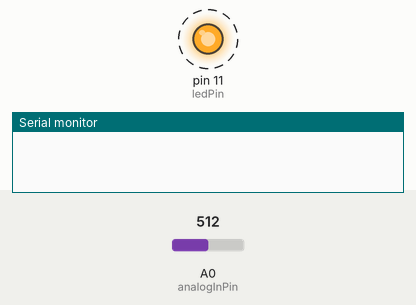
This sketch was run on a simulated Arduino Uno, built with avr-gcc and run on an emulated ATmega328P. On the bench: output pins drawn as LEDs (lit = HIGH), the last lines printed to the serial monitor. Dashed ring = blinking. The inputs (shaded band) are chosen by the test bench; at power-on: A0 (analogInPin) = 512.

Above: at 0.76 s.
1.3 s: A0 (analogInPin) set to 905
At 1.68 s:
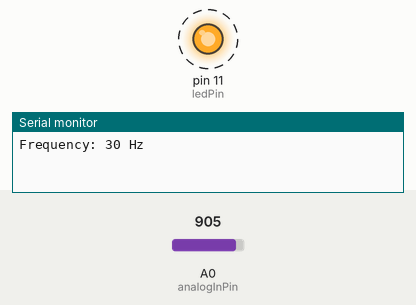
4.3 s: A0 (analogInPin) set to 928
At 5.6 s:
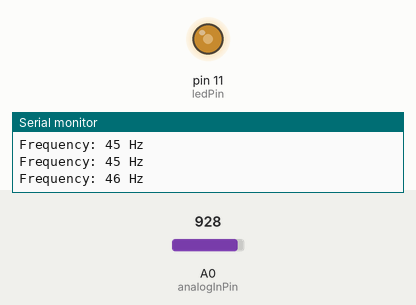
7.3 s: A0 (analogInPin) set to 682
10.3 s: A0 (analogInPin) set to 656
At 10.9 s:
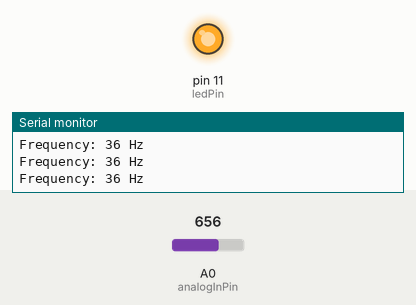
Timing chart, 0 to 14.3 s (numbered marks = the images above; inputs shaded):
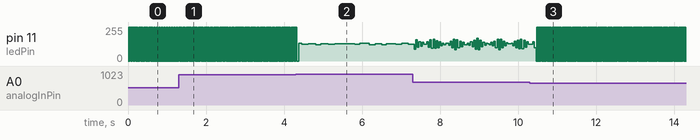

Measured:
- the behaviour switches between 920 and 921 on A0 (analogInPin) (found by bisection; images 1 and 2)
- the behaviour switches between 665 and 664 on A0 (analogInPin) (found by bisection; images 2 and 3)
- after the input at 1.3 s, pin 11 (ledPin): alternates 255/255 for 0.01 s and 0/255 for 0.01 s, starting after 0.08 s
- by itself, pin 11 (ledPin): alternates 255/255 for 0.02 s and 0/255 for 0.02 s

The sketch:

Sketch_4.ino
```cpp
// LED Collection - Sketch 4

// Pin numbers
const int ledPin = 11;
const int analogInPin = A0;

// Variables for managing time
unsigned long previousToggleMillis = 0;
unsigned long previousPrintMillis = 0;
int frequency = 0;

void setup() {
  // Set the LED pin as an output
  pinMode(ledPin, OUTPUT);

  // Start serial communication
  Serial.begin(9600);
}

void loop() {
  // Read the analog voltage from A0
  int sensorValue = analogRead(analogInPin);

  // Map the ADC value to a frequency range (adjust the range according to your requirements)
  frequency = map(sensorValue, 0, 1023, 10, 50);

  // Calculate the period for the given frequency and 50% duty cycle
  int period = 1000 / (2 * frequency);

  // Get the current time
  unsigned long currentMillis = millis();

  // Check if it's time to toggle the LED
  if (currentMillis - previousToggleMillis >= period) {
    // Save the current time
    previousToggleMillis = currentMillis;

    // Toggle the LED with a 50% duty cycle
    digitalWrite(ledPin, !digitalRead(ledPin));
  }

  // Check if it's time to print the frequency
  if (currentMillis - previousPrintMillis >= 1000) {
    // Save the current time
    previousPrintMillis = currentMillis;

    // Print the frequency to the Serial Monitor
    Serial.print("Frequency: ");
    Serial.print(frequency);
    Serial.println(" Hz");
  }
}
/*
To take into account the time needed to print the frequency to the Serial Monitor,
we use a separate variable to track the last time the frequency was printed.
In this sketch, two separate variables (previousToggleMillis and previousPrintMillis)
are used to track the last time the LED was toggled and the last time the frequency
was printed, respectively.
*/
```
